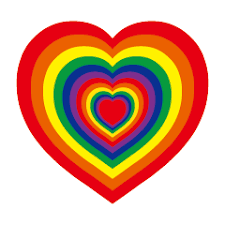
#> input picture Phase-2/hearts.png, 225 x 225 px, found by its file name
$ python main.py
#> lines starting #> are read from the running program, lines starting #| are printed output that depends on the picture
# Image Transformations & Manipulation

import cv2

image= cv2.imread("Phase-2\hearts.png")
#> image is the input picture: shape (225, 225, 3); mean B, G, R 143.3, 170.6, 218.7

print(image.shape)
#| (225, 225, 3)

#resizing
resized= cv2.resize(image,(550,550))
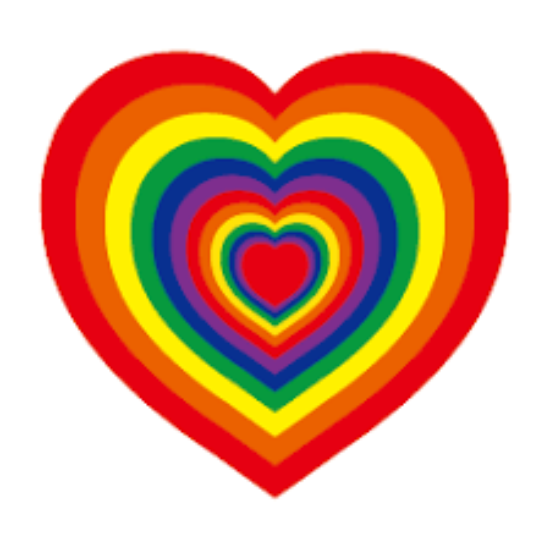
#> resized: shape (550, 550, 3); mean B, G, R 143.3, 170.6, 218.6

cv2.imshow("Resized Heart", resized)
cv2.waitKey(0)
cv2.destroyAllWindows()

#cropping / slicing / numpy slicing
cropped= image[74:150,74:150]
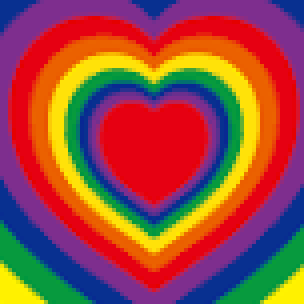
#> cropped: shape (76, 76, 3) (shown 4 times larger); mean B, G, R 66.3, 75.3, 152.2
cv2.imshow("Cropped Heart", cropped)
cv2.waitKey(0)
cv2.destroyAllWindows()

# image rotation and flipping
M = cv2.getRotationMatrix2D((image.shape[1]//2, image.shape[0]//2), 45, 1)    # (centre,angle,scale)
rotated = cv2.warpAffine(image, M, (image.shape[0],image.shape[1]))
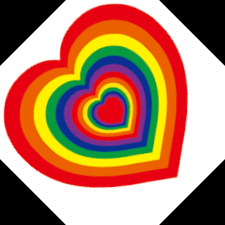
#> rotated: shape (225, 225, 3); mean B, G, R 99.5, 126.8, 174.9

cv2.imshow("Rotated Hearts", rotated)
cv2.waitKey(0)
cv2.destroyAllWindows()

# flipped= cv2.flip("rotated", 0) ---- won't work as it accepts originally loaded image
flipped= cv2.flip(image, 0)
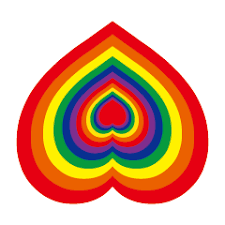
#> flipped: shape (225, 225, 3); mean B, G, R 143.3, 170.6, 218.7

cv2.imshow("Flipped Hearts", flipped)
cv2.waitKey(0)
cv2.destroyAllWindows()
